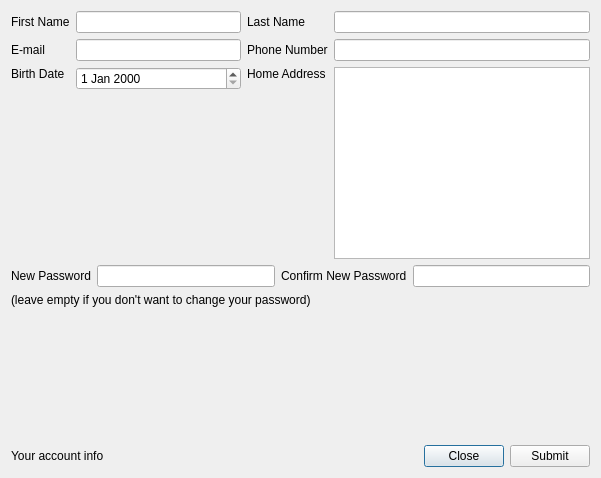
<?xml version="1.0" encoding="UTF-8"?>
<ui version="4.0">
 <class>EditAccountDialog</class>
 <widget class="QDialog" name="EditAccountDialog">
  <property name="geometry">
   <rect>
    <x>0</x>
    <y>0</y>
    <width>601</width>
    <height>478</height>
   </rect>
  </property>
  <property name="windowTitle">
   <string>Librarian Data</string>
  </property>
  <layout class="QVBoxLayout" name="verticalLayout">
   <item>
    <layout class="QGridLayout" name="gridLayout">
     <item row="0" column="1">
      <widget class="QLineEdit" name="first_name_line_dit"/>
     </item>
     <item row="0" column="3">
      <widget class="QLineEdit" name="last_name_line_dit"/>
     </item>
     <item row="2" column="0" alignment="Qt::AlignTop">
      <widget class="QLabel" name="label_birth_date">
       <property name="text">
        <string>Birth Date</string>
       </property>
      </widget>
     </item>
     <item row="1" column="2">
      <widget class="QLabel" name="label_phone_number">
       <property name="text">
        <string>Phone Number</string>
       </property>
      </widget>
     </item>
     <item row="2" column="2" alignment="Qt::AlignTop">
      <widget class="QLabel" name="label_home_address">
       <property name="text">
        <string>Home Address</string>
       </property>
      </widget>
     </item>
     <item row="0" column="2">
      <widget class="QLabel" name="label_last_name">
       <property name="text">
        <string>Last Name</string>
       </property>
      </widget>
     </item>
     <item row="1" column="3">
      <widget class="QLineEdit" name="phone_number_line_dit"/>
     </item>
     <item row="1" column="1">
      <widget class="QLineEdit" name="email_line_dit"/>
     </item>
     <item row="2" column="1" alignment="Qt::AlignTop">
      <widget class="QDateEdit" name="birth_date_spin_box"/>
     </item>
     <item row="0" column="0">
      <widget class="QLabel" name="label_first_name">
       <property name="text">
        <string>First Name</string>
       </property>
      </widget>
     </item>
     <item row="1" column="0">
      <widget class="QLabel" name="label_e_mail">
       <property name="text">
        <string>E-mail</string>
       </property>
      </widget>
     </item>
     <item row="2" column="3">
      <widget class="QTextEdit" name="home_address_text_dit">
       <property name="sizePolicy">
        <sizepolicy hsizetype="Expanding" vsizetype="Fixed">
         <horstretch>0</horstretch>
         <verstretch>0</verstretch>
        </sizepolicy>
       </property>
      </widget>
     </item>
    </layout>
   </item>
   <item>
    <layout class="QGridLayout" name="gridLayout_2">
     <item row="0" column="1">
      <widget class="QLineEdit" name="new_password_line_dit"/>
     </item>
     <item row="0" column="3">
      <widget class="QLineEdit" name="confirm_new_password_line_dit"/>
     </item>
     <item row="0" column="2">
      <widget class="QLabel" name="label_confirm_new_password">
       <property name="text">
        <string>Confirm New Password</string>
       </property>
      </widget>
     </item>
     <item row="0" column="0">
      <widget class="QLabel" name="label_new_password">
       <property name="text">
        <string>New Password</string>
       </property>
      </widget>
     </item>
     <item row="1" column="0" colspan="4">
      <widget class="QLabel" name="label_notice">
       <property name="text">
        <string>(leave empty if you don't want to change your password)</string>
       </property>
      </widget>
     </item>
    </layout>
   </item>
   <item>
    <spacer name="verticalSpacer">
     <property name="orientation">
      <enum>Qt::Vertical</enum>
     </property>
     <property name="sizeHint" stdset="0">
      <size>
       <width>20</width>
       <height>40</height>
      </size>
     </property>
    </spacer>
   </item>
   <item>
    <layout class="QHBoxLayout" name="horizontalLayout">
     <item>
      <widget class="QLabel" name="msg_label">
       <property name="text">
        <string>Your account info</string>
       </property>
      </widget>
     </item>
     <item>
      <spacer name="horizontalSpacer">
       <property name="orientation">
        <enum>Qt::Horizontal</enum>
       </property>
       <property name="sizeHint" stdset="0">
        <size>
         <width>40</width>
         <height>20</height>
        </size>
       </property>
      </spacer>
     </item>
     <item>
      <widget class="QPushButton" name="close_button">
       <property name="text">
        <string>Close</string>
       </property>
      </widget>
     </item>
     <item>
      <widget class="QPushButton" name="submit_button">
       <property name="text">
        <string>Submit</string>
       </property>
      </widget>
     </item>
    </layout>
   </item>
  </layout>
 </widget>
 <tabstops>
  <tabstop>first_name_line_dit</tabstop>
  <tabstop>last_name_line_dit</tabstop>
  <tabstop>email_line_dit</tabstop>
  <tabstop>phone_number_line_dit</tabstop>
  <tabstop>birth_date_spin_box</tabstop>
  <tabstop>home_address_text_dit</tabstop>
  <tabstop>new_password_line_dit</tabstop>
  <tabstop>confirm_new_password_line_dit</tabstop>
  <tabstop>close_button</tabstop>
  <tabstop>submit_button</tabstop>
 </tabstops>
 <resources/>
 <connections/>
</ui>
